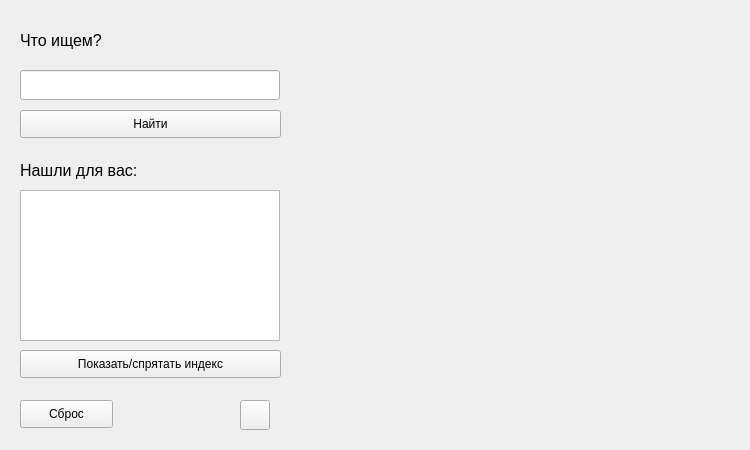
<?xml version="1.0" encoding="UTF-8"?>
<ui version="4.0">
 <class>MainWindow</class>
 <widget class="QMainWindow" name="MainWindow">
  <property name="geometry">
   <rect>
    <x>0</x>
    <y>0</y>
    <width>750</width>
    <height>450</height>
   </rect>
  </property>
  <property name="windowTitle">
   <string>MainWindow</string>
  </property>
  <widget class="QWidget" name="centralwidget">
   <widget class="QLabel" name="label">
    <property name="geometry">
     <rect>
      <x>300</x>
      <y>0</y>
      <width>450</width>
      <height>450</height>
     </rect>
    </property>
    <property name="styleSheet">
     <string notr="true"/>
    </property>
    <property name="text">
     <string/>
    </property>
   </widget>
   <widget class="QLineEdit" name="address">
    <property name="geometry">
     <rect>
      <x>20</x>
      <y>70</y>
      <width>260</width>
      <height>30</height>
     </rect>
    </property>
   </widget>
   <widget class="QLabel" name="label_2">
    <property name="geometry">
     <rect>
      <x>20</x>
      <y>30</y>
      <width>151</width>
      <height>20</height>
     </rect>
    </property>
    <property name="font">
     <font>
      <pointsize>12</pointsize>
     </font>
    </property>
    <property name="text">
     <string>Что ищем?</string>
    </property>
   </widget>
   <widget class="QPushButton" name="addressBtn">
    <property name="geometry">
     <rect>
      <x>20</x>
      <y>110</y>
      <width>261</width>
      <height>28</height>
     </rect>
    </property>
    <property name="text">
     <string>Найти</string>
    </property>
   </widget>
   <widget class="QLabel" name="label_3">
    <property name="geometry">
     <rect>
      <x>20</x>
      <y>160</y>
      <width>151</width>
      <height>20</height>
     </rect>
    </property>
    <property name="font">
     <font>
      <pointsize>12</pointsize>
     </font>
    </property>
    <property name="text">
     <string>Нашли для вас:</string>
    </property>
   </widget>
   <widget class="QPlainTextEdit" name="addressTxt">
    <property name="geometry">
     <rect>
      <x>20</x>
      <y>190</y>
      <width>260</width>
      <height>151</height>
     </rect>
    </property>
    <property name="plainText">
     <string/>
    </property>
   </widget>
   <widget class="QPushButton" name="indexBtn">
    <property name="geometry">
     <rect>
      <x>20</x>
      <y>350</y>
      <width>261</width>
      <height>28</height>
     </rect>
    </property>
    <property name="text">
     <string>Показать/спрятать индекс</string>
    </property>
   </widget>
   <widget class="QPushButton" name="resetBtn">
    <property name="geometry">
     <rect>
      <x>20</x>
      <y>400</y>
      <width>93</width>
      <height>28</height>
     </rect>
    </property>
    <property name="text">
     <string>Сброс</string>
    </property>
   </widget>
   <widget class="QPushButton" name="lBtn">
    <property name="geometry">
     <rect>
      <x>240</x>
      <y>400</y>
      <width>30</width>
      <height>30</height>
     </rect>
    </property>
    <property name="styleSheet">
     <string notr="true"/>
    </property>
    <property name="text">
     <string/>
    </property>
   </widget>
  </widget>
 </widget>
 <resources/>
 <connections/>
</ui>
